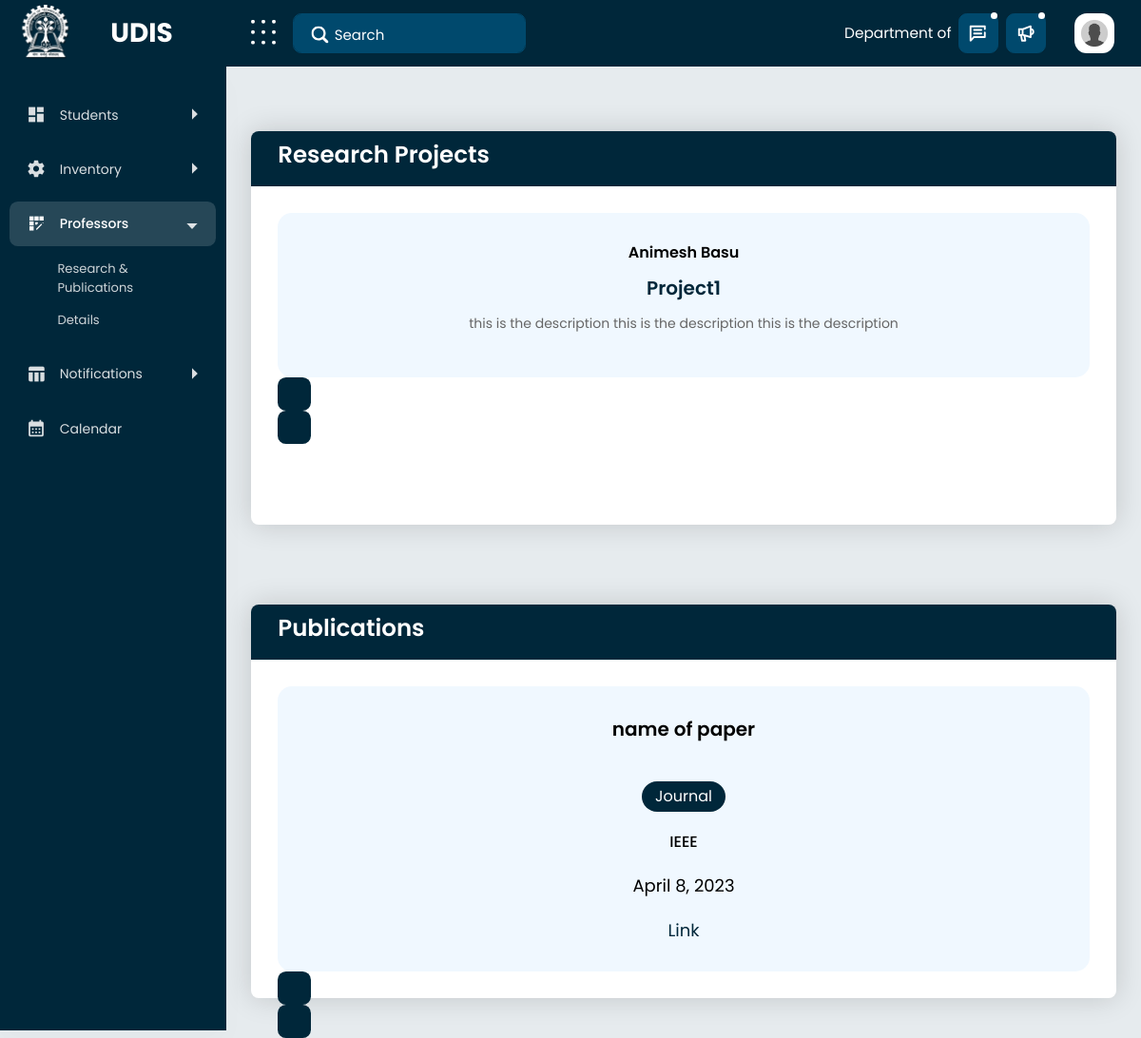
Screenshot of /research with the database file from the repository.
### mainapp/models.py (models this page shows, shortened)
class Project(models.Model):
    name = models.TextField()
    desc = models.TextField()
    url = models.CharField(max_length=200)
    topic = models.CharField(max_length=200)
    prof = models.ForeignKey(Professor, on_delete=models.CASCADE)

class usermodel(AbstractUser):
    username = None
    email = models.EmailField(_("email address"), unique=True)
    created_At = models.DateTimeField(null=True, blank=True, auto_now=True)
    name = models.CharField(max_length=200, null=False)
    department = models.TextField(default="Computer Science and Engineering")
    firstname = models.CharField(max_length=200, blank=True, null=True)
    lastname = models.CharField(max_length=200, blank=True, null=True)
    USERNAME_FIELD = "email"
    REQUIRED_FIELDS = []
    derived_type = models.CharField(
        max_length=200, default="Student", blank=True, null=True)
    objects = CustomUserManager()

class Publication(models.Model):
    name = models.TextField()
    abstract = models.TextField(blank=True, null=True)
    url = models.CharField(max_length=200, blank=True, null=True)
    type = models.CharField(max_length=200, default="Journal")
    place = models.TextField(blank=True, null=True)
    date = models.DateField(blank=True, null=True)

### mainapp/views.py (the view)
# urls.py: path('research',views.research),
def research(request):
    profs = Project.objects.all()
    publ = Publication.objects.all()
    projects = Project.objects.all()
    context = {
        "profs": profs,
        "publications": publ,
        "projects":projects,
    }
    if request.user.is_authenticated:
        context["user"]= {"user": request.user, "utype": request.user.derived_type}
    return render(request, "research.html", context)

### mainapp/templatetags/apptags.py (called while the page is built)
@register.filter
def to_str(project):
    str=""
    array=project.professor_set.all()
    for item in array:
        str+=item.name+","
    return str[:-2]

### mainapp/templates/research.html (shortened to what this page needs)
{%extends 'base.html' %} {% load static %}
{% load apptags %}
{% block content %}
<link rel="stylesheet" href="{% static 'publications/css/research.css' %}" />
<link
  rel="stylesheet"
  href="https://cdn.jsdelivr.net/npm/swiper@9/swiper-bundle.min.css"
/>
<div class="content-body">
  <div class="container-fluid">
    <div class="projects-publications">
      <div class="projects">
        <div class="projects_heading">
          <h1>Research Projects</h1>
        </div>
        <div class="swiper-container">
          <div class="swiper mySwiper">
            <div class="swiper-wrapper">
          {% for project in projects %}
              <div class="swiper-slide">
                <span class="professor">{{project.prof.name}}</span>
                <span class="project-name">{{project.name}}</span>
                <p class="project-description text-center">
                  {{project.desc}}
                </p>
              </div>
              {% endfor %}
            </div>
            <div class="swiper-button-next"></div>
            <div class="swiper-button-prev"></div>
          </div>
        </div>
      </div>
      <div class="publications">
        <div class="publications_heading">
          <h1>Publications</h1>
        </div>
        <div class="swiper-container">
          <div class="swiper mySwiper">
            <div class="swiper-wrapper">
              {% for publication in publications %}
              <div class="swiper-slide">
                <span class="publication-name"
                  >{{publication.name}}</span
                >
                <span class="publication-type">{{publication.type}}</span>
                <span class="publication-place"
                  >{{publication.place}}
                </span>
                <span class="publication-date"
                  >{{publication.date}}
                </span>
                <a class="publication-link" href="{{publication.url}}">Link</a>
              </div>
            {% endfor %}
            </div>
            <div class="swiper-button-next"></div>
            <div class="swiper-button-prev"></div>
          </div>
        </div>
      </div>
    </div>
  </div>
</div>
{% endblock content %}

### mainapp/static/publications/css/research.css (style rules this page uses)
* { padding: 0; margin: 0; box-sizing: border-box; }
.projects-publications { display: flex; flex-direction: column; align-items: center; display: flex; flex-direction: column; gap: 3rem; }
.projects, .publications { width: 100%; margin-top: 3rem; background-color: antiquewhite; background: #eee; font-family: 'Poppins', sans-serif; font-size: 14px; color: #000; background-color: #fff; display: flex; flex-direction: column; border-radius: 8px; box-shadow: 0 0 30px #00000029; }
.projects_heading, .publications_heading { width: 100%; border-radius: 8px 8px 0 0; background-color: #00273a; position: relative; }
.projects h1, .publications h1 { text-align: left; color: white; padding: 0.5rem 2rem; font-size: 1.75rem; }
.swiper-container { padding: 2rem; }
.swiper { height: 300px; width: 100%; }
.swiper-slide { padding: 30px; text-align: center; font-size: 18px; background: #fff; display: flex !important; flex-direction: column; justify-content: center; align-items: center; gap: 10px; border-radius: 15px; background-color: aliceblue; }
.swiper-slide .professor { font-size: 16px; font-weight: 600; }
.swiper-slide .project-name { font-size: 20px; color: #00273a; font-weight: 600; }
.swiper-slide p { font-size: 14px; text-align: left; }
.publication-name { font-size: 20px; font-weight: 600; }
.publication-type { background-color: #00273a; color: white; font-size: 16px; padding: 0.3rem 1rem; border-radius: 5rem; }
.publication-place { font-size: 16px; font-weight: 500; }
.publication-link { color: #00273a; text-decoration: none; }
.publications .swiper-slide { gap: 20px }

### rows the page displays
Project: prof.name "Animesh Basu", name "Project1", desc "this is the description this is the description this is the description"
Publication: name "name of paper", type "Journal", place "IEEE", date "April 8, 2023"
